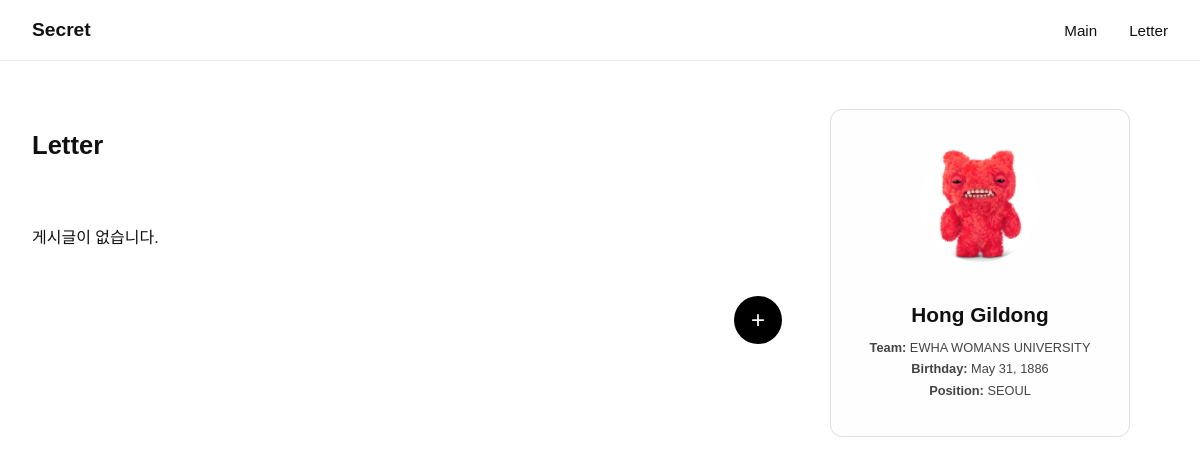
The app's page /blog/page/, older data.
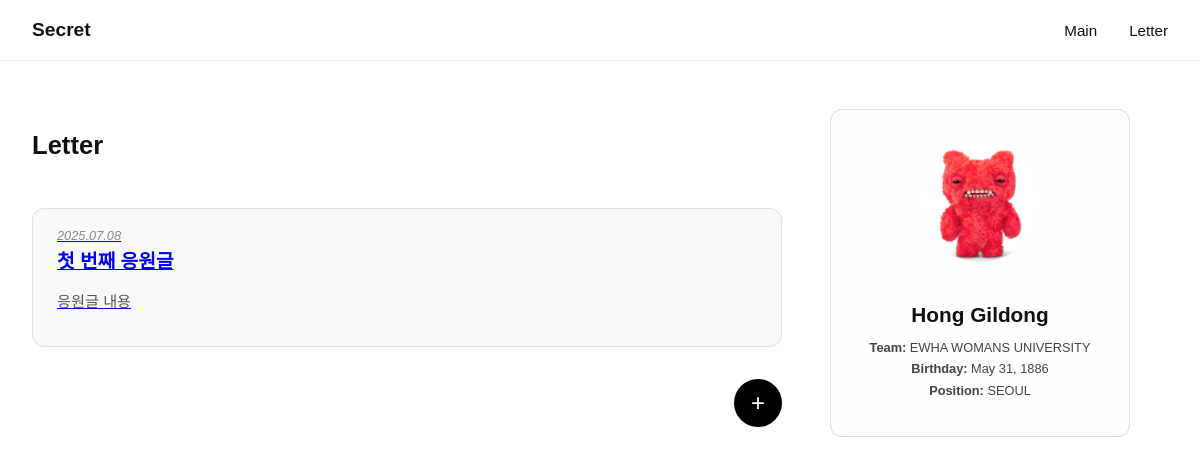
The same page, newer data.
### blog/models.py (models this page shows, shortened)
class Post(models.Model):
    title = models.CharField(max_length=200)
    date = models.DateTimeField('date published', default=timezone.now)
    body = models.TextField()
    author = models.ForeignKey(User, on_delete=models.CASCADE, null=True, blank=True)
    language = models.IntegerField(choices=LANGUAGE_CHOICES, null=True)

### blog/views.py (the view)
# urls.py: path('page/', post_list_page, name='post_list_page'),
def post_list_page(request):
    posts = Post.objects.all()
    artist = Artist.objects.first()
    return render(request, 'post_list.html', {'posts': posts, 'artist': artist})

### blog/templates/post_list.html (shortened to what this page needs)
<!DOCTYPE html>
<html lang="ko">
  <head>
    {% load static %}
    <link rel="stylesheet" href="{% static 'css/post_list_style.css' %}" />
  </head>
  <body>
    <header class="top-header">
      <div class="top-right-logo">Secret</div>
      <nav class="main-nav">
        <a href="{% url 'artists:artist_main' %}">Main</a>
        <a href="{% url 'blog:post_list_page' %}">Letter</a>
      </nav>
    </header>
    <div class="main-container">
      <section class="post-list">
        <h1 class="page-title">Letter</h1>
        {% for post in posts %}
        <a
          href="{% url 'blog:post_detail_page' post.pk %}"
          class="post-link-wrapper"
        >
          <div class="post-card">
            <div class="post-content">
              <div class="post-meta">
                <span class="post-date">{{ post.date|date:"Y.m.d" }}</span>
              </div>
              <h2 class="post-title">{{ post.title }}</h2>
              <p class="summary">{{ post.body|truncatechars:80 }}</p>
            </div>
          </div>
        </a>
        {% empty %}
        <p>게시글이 없습니다.</p>
        {% endfor %}
        <div class="bottom-button-container">
          <a
            href="{% url 'blog:post_create_form' %}"
            class="bottom-create-button"
            >+</a
          >
        </div>
      </section>
      <aside class="sidebar">
        <div class="artist-info">
          {% if artist.profile %}
          <img
            src="{{ artist.profile.url }}"
            alt="아티스트 프로필"
            class="artist-avatar"
          />
          {% else %}
          <img
            src="{% static 'blog/퍼글러.jpg' %}"
            alt="아티스트 프로필"
            class="artist-avatar"
          />
          {% endif %}
          <h3>{{ artist.name }}</h3>
          <ul>
            <li><strong>Team:</strong> {{ artist.team }}</li>
            <li>
              <strong>Birthday:</strong> {{ artist.birthday|date:"F d, Y" }}
            </li>
            <li><strong>Position:</strong> {{ artist.position }}</li>
          </ul>
        </div>
      </aside>
    </div>
  </body>
</html>

Row changes from the older to the newer data that the page shows:
added Post: date "2025.07.08", title "첫 번째 응원글", body "응원글 내용"
Text that changed along with them:
text no longer shown: "게시글이 없습니다."
